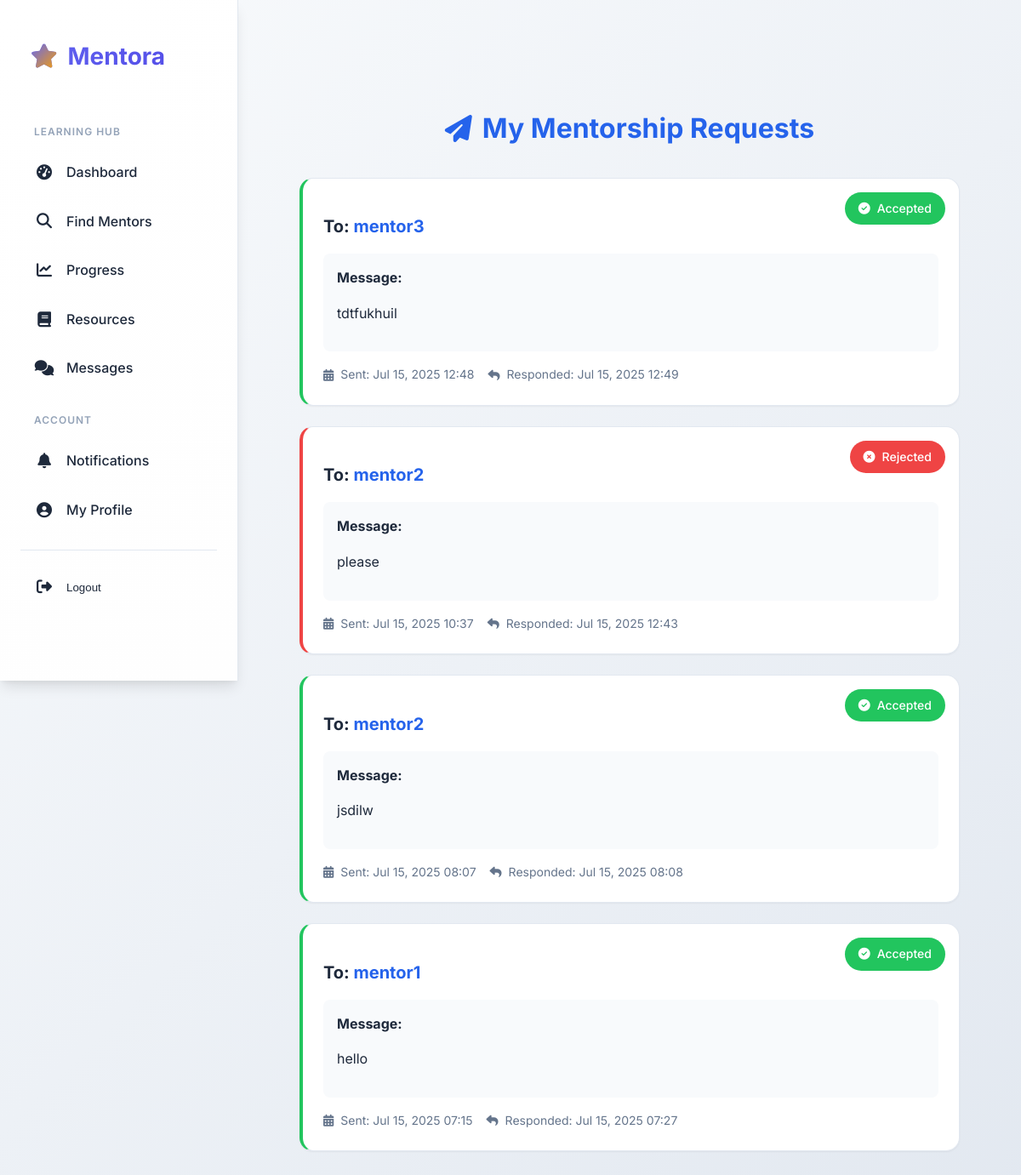
The page /mentors/my-requests/ (signed in) on the database its author committed.
### mentorship/models.py (models this page shows, shortened)
class MentorshipRequest(models.Model):
    mentee = models.ForeignKey(Mentee, on_delete=models.CASCADE, related_name='sent_requests')
    mentor = models.ForeignKey(Mentor, on_delete=models.CASCADE, related_name='received_requests')
    request_date = models.DateTimeField(auto_now_add=True)
    message = models.TextField()
    STATUS_CHOICES = [
        ('PENDING', 'Pending'),
        ('ACCEPTED', 'Accepted'),
        ('REJECTED', 'Rejected'),
    ]
    status = models.CharField(
        max_length=10,
        choices=STATUS_CHOICES,
        default='PENDING',
    )
    response_date = models.DateTimeField(blank=True, null=True)
    rejection_reason = models.TextField(blank=True, null=True)
    is_session_scheduled = models.BooleanField(default=False)
    class Meta:
        unique_together = ('mentee', 'mentor', 'status')
        constraints = [
            models.UniqueConstraint(
                fields=['mentee', 'mentor'],
                condition=models.Q(status__in=['PENDING', 'ACCEPTED']),
                name='unique_pending_or_accepted_request'
            )
        ]

class Mentor(models.Model):
    user = models.OneToOneField(User, on_delete=models.CASCADE)
    location = models.CharField(max_length=255, blank=True, null=True)
    expertise = models.ManyToManyField(Interest, related_name='mentors', blank=True)
    title = models.CharField(max_length=255, blank=True, null=True)
    company = models.CharField(max_length=255, blank=True, null=True)
    rating = models.DecimalField(max_digits=2, decimal_places=1, blank=True, null=True)
    reviews_count = models.IntegerField(default=0)
    price_per_session = models.DecimalField(max_digits=6, decimal_places=2, blank=True, null=True)
    experience_years = models.IntegerField(blank=True, null=True)
    availability = models.CharField(max_length=255, blank=True, null=True)
    STATUS_CHOICES = [
        ('AVAILABLE', 'Available for Mentorship'),
        ('BUSY', 'Currently Busy'),
        ('OFFLINE', 'Offline'),
    ]
    availability_status = models.CharField(
        max_length=20,
        choices=STATUS_CHOICES,
        default='AVAILABLE',
    )
    available_date=models.DateTimeField(blank=True, null=True)
    availabile_time=models.DateTimeField(blank=True, null=True)
    bio = models.TextField(blank=True, null=True)
    profile_picture = models.ImageField(upload_to='mentor_pics/', blank=True, null=True)

### mentorship/views.py (the view)
# urls.py: path('my-requests/', views.my_requests, name='my_requests'),
@login_required # Only logged-in users can view their sent requests
def my_requests(request):
    is_mentor = False
    is_mentee = False
    requests = MentorshipRequest.objects.none() # Initialize requests to an empty queryset
    try:
        mentee_profile = Mentee.objects.get(user=request.user)
        is_mentee=True
        requests = MentorshipRequest.objects.filter(mentee=mentee_profile).order_by('-request_date')
    except Mentee.DoesNotExist:
        mentee_profile = None
    try:
        mentor_profile = Mentor.objects.get(user=request.user)
        is_mentor=True
        requests = MentorshipRequest.objects.filter(mentor=mentor_profile).order_by('-request_date')
    except Mentor.DoesNotExist:
        mentor_profile = None
    context = {
        'requests': requests,
        'is_mentor': is_mentor,
        'is_mentee': is_mentee,
    }
    return render(request, 'mentorship/my_requests.html', context)

### mentorship/templatetags/notification_extras.py (called while the page is built)
@register.inclusion_tag('mentorship/notification_badge.html', takes_context=True)
def notification_badge(context):
    request = context['request']
    if request.user.is_authenticated:
        unread_count = Notification.objects.filter(recipient=request.user, is_read=False).count()
        return {'unread_count': unread_count}
    return {'unread_count': 0} # Return 0 if not authenticated

### mentorship/templates/mentorship/my_requests.html (shortened to what this page needs)
{% extends 'mentorship/base.html' %}
{% block content %}
<div class="requests-container">
    <header class="requests-header">
        <h1>
            <i class="fas fa-paper-plane"></i>
            My Mentorship Requests
        </h1>
    </header>
    {% if requests %}
        <div class="requests-grid">
            {% for request_item in requests %}
                <div class="request-card {{ request_item.status|lower }}">
                    <div class="status-badge {{ request_item.status }}">
                        <i class="fas {% if request_item.status == 'PENDING' %}fa-clock{% elif request_item.status == 'ACCEPTED' %}fa-check-circle{% else %}fa-times-circle{% endif %}"></i>
                        {{ request_item.get_status_display }}
                    </div>
                    <div class="request-header">
                        {% if is_mentee %}
                            <h2>To: <a href="{% url 'mentor_detail' pk=request_item.mentor.pk %}">{{ request_item.mentor.user.username }}</a></h2>
                        {% endif %}
                    </div>
                    <div class="request-content">
                        <div class="message-box">
                            <strong>Message:</strong>
                            <p>{{ request_item.message }}</p>
                        </div>
                        <div class="timestamps">
                            <span>
                                <i class="fas fa-calendar-alt"></i>
                                Sent: {{ request_item.request_date|date:"M d, Y H:i" }}
                            </span>
                            {% if request_item.response_date %}
                                <span>
                                    <i class="fas fa-reply"></i>
                                    Responded: {{ request_item.response_date|date:"M d, Y H:i" }}
                                </span>
                            {% endif %}
                        </div>
                    </div>
                </div>
            {% endfor %}
        </div>
    {% endif %}
</div>
{% endblock %}

### mentorship/templates/mentorship/base.html (style rules this page uses)
:root { --primary-color: #6366f1; --primary-dark: #4f46e5; --primary-light: #a5b4fc; --secondary-color: #64748b; --accent-color: #f59e0b; --background-light: #f8fafc; --background-dark: #0f172a; --surface: #ffffff; --surface-hover: #f1f5f9; --text-dark: #1e293b; --text-light: #64748b; --text-muted: #94a3b8; --border: #e2e8f0; --border-dark: #334155; --success: #10b981; --error: #ef4444; --warning: #f59e0b; --info: #3b82f6; --shadow-sm: 0 1px 2px 0 rgb(0 0 0 / 0.05); --shadow-md: 0 4px 6px -1px rgb(0 0 0 / 0.1), 0 2px 4px -1px rgb(0 0 0 / 0.06); --shadow-lg: 0 10px 15px -3px rgb(0 0 0 / 0.1), 0 4px 6px -2px rgb(0 0 0 / 0.05); --transition: all 0.3s cubic-bezier(0.4, 0, 0.2, 1); --border-radius: 12px; --sidebar-width: 280px; }
* { box-sizing: border-box; }
body { font-family: 'Inter', -apple-system, BlinkMacSystemFont, sans-serif; margin: 0; padding: 0; background: linear-gradient(135deg, #f8fafc 0%, #e2e8f0 100%); color: #1e293b; line-height: 1.6; display: flex; min-height: 100vh; font-weight: 400; }
html { scroll-behavior: smooth; }

### mentorship/templates/mentorship/my_requests.html (style rules this page uses)
:root { --primary-color: #2563eb; --primary-dark: #1e40af; --secondary-color: #64748b; --accent-color: #f59e0b; --background-light: #f8fafc; --text-dark: #1e293b; --text-light: #64748b; --white: #ffffff; --success: #22c55e; --error: #ef4444; --warning: #f59e0b; --info: #3b82f6; --shadow-sm: 0 1px 2px 0 rgb(0 0 0 / 0.05); --shadow-md: 0 4px 6px -1px rgb(0 0 0 / 0.1); --transition: all 0.3s ease; }
.requests-container { max-width: 1000px; margin: 2rem auto; padding: 2rem; }
.requests-header { margin-bottom: 2rem; text-align: center; }
.requests-header h1 { color: var(--primary-color); font-size: 2rem; font-weight: 700; display: flex; align-items: center; justify-content: center; gap: 0.75rem; }
.requests-grid { display: grid; gap: 1.5rem; }
.request-card { background: var(--white); border-radius: 1rem; padding: 1.5rem; box-shadow: var(--shadow-sm); transition: var(--transition); position: relative; border: 1px solid #e2e8f0; }
.request-card.accepted { border-left: 4px solid var(--success); }
.request-card.rejected { border-left: 4px solid var(--error); }
.status-badge { position: absolute; top: 1rem; right: 1rem; padding: 0.5rem 1rem; border-radius: 2rem; font-size: 0.875rem; font-weight: 500; display: flex; align-items: center; gap: 0.5rem; }
.status-badge.ACCEPTED { background-color: var(--success); color: var(--white); }
.status-badge.REJECTED { background-color: var(--error); color: var(--white); }
.request-header h2 { color: var(--text-dark); font-size: 1.25rem; margin-bottom: 1rem; }
.request-header a { color: var(--primary-color); text-decoration: none; transition: var(--transition); }
.message-box { background: var(--background-light); padding: 1rem; border-radius: 0.5rem; margin: 1rem 0; }
.timestamps { display: flex; gap: 1rem; color: var(--text-light); font-size: 0.875rem; margin-top: 1rem; }
.timestamps span { display: flex; align-items: center; gap: 0.5rem; }

### rows shown on the page
MentorshipRequest: status "Accepted", mentor.user.username "mentor3", message "tdtfukhuil", request_date "Jul 15, 2025 12:48", response_date "Jul 15, 2025 12:49"
MentorshipRequest: status "Rejected", mentor.user.username "mentor2", message "please", request_date "Jul 15, 2025 10:37", response_date "Jul 15, 2025 12:43"
MentorshipRequest: status "Accepted", mentor.user.username "mentor2", message "jsdilw", request_date "Jul 15, 2025 08:07", response_date "Jul 15, 2025 08:08"
MentorshipRequest: status "Accepted", mentor.user.username "mentor1", message "hello", request_date "Jul 15, 2025 07:15", response_date "Jul 15, 2025 07:27"
